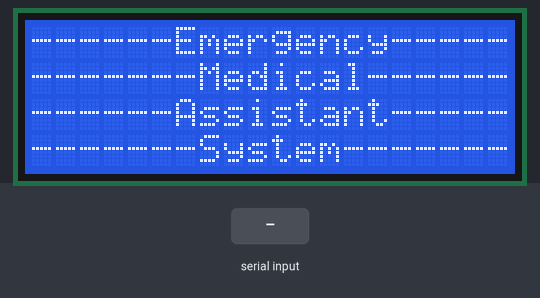
The sketch below on a simulated Arduino Mega 2560, built with avr-gcc and run on an emulated ATmega2560. Parts: 20×4 character LCD. Inputs (shaded band) come from the test bench. The modem accepts every AT command (registered, SIM ready, sends succeed) and sends nothing else.

Above: at 0.4 s.
At 18.6 s:
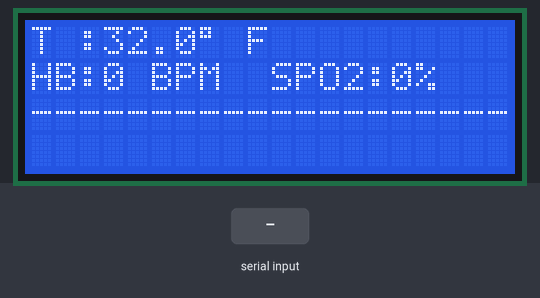
18.7 s: "90,45,200\n" received over the second serial link
At 19.7 s:
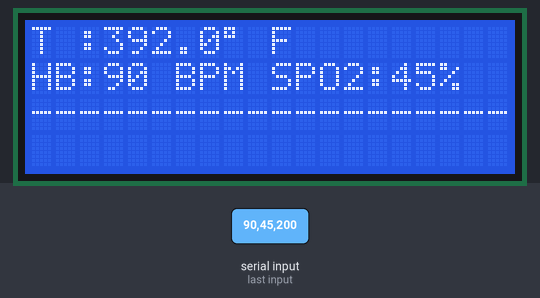
20.3 s: "30,150,10\n" received over the second serial link
At 21.8 s:
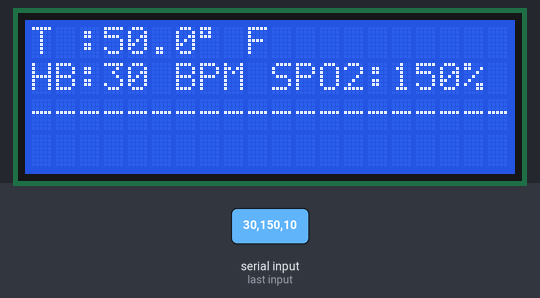
Timing chart, 0 to 23.3 s (numbered marks = the images above; inputs shaded):
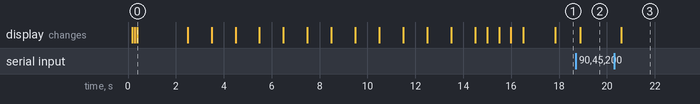

Measured:
- after the input at 18.7 s, the display: changes after 0.18 s (image 2)
- after the input at 20.3 s, the display: changes after 0.30 s (image 3)
- what the display in image 0 shows lasts 2.1 s, from 0.4 s to 2.5 s

The sketch:

Split.ino
```cpp
String getSplitValue(String data, char separator, int index)
{
  int found = 0;
  int strIndex[] = { 0, -1 };
  int maxIndex = data.length() - 1;
  for (int i = 0; i <= maxIndex && found <= index; i++) {
    if (data.charAt(i) == separator || i == maxIndex) {
      found++;
      strIndex[0] = strIndex[1] + 1;
      strIndex[1] = (i == maxIndex) ? i + 1 : i;
    }
  }
  return found > index ? data.substring(strIndex[0], strIndex[1]) : "";
}
```

BTEC_Mega_EMAS.ino
```cpp
#include <LiquidCrystal.h>


LiquidCrystal lcd(13, 12, 11, 10, 9, 8);


#define GsM_RF_iD Serial3
#define RF_iD Serial3
#define gsm_g GsM_RF_iD
#define Serial Serial
#define ard_node Serial2


float temp_r, temp_fn;
#define splash splash2

int tup = 20;


String xy;
String user[] = { "SHAMRUTHA J A" };
String num[] = { "+91" };


String ta = "";
unsigned int pul, pulfn, pulStat;
String id_fn;

int hb_r, hb_fn, spo2;
int tu;
int H_B, SPO_2;
int dis_t = 3;
int disp = dis_t;
float celsius, fahrenheit;

int id = 3;
int rf_status = 0, sens_stat = 0;
void (*resetFunc)(void) = 0;
//String unum = "+";

void setup() {
  // put your setup code here, to run once:
  Serial.begin(115200);
  Serial.begin(115200);
  ard_node.begin(115200);

  GsM_RF_iD.begin(9600);
  RF_iD.begin(9600);
  gsm_g.begin(9600);

  LcDSet();

  delay(1000);
  SendSmS(num[0], "GSM Initialized.", "", "Sending SMS.........");

  delay(1000);
  String SS = "";
  String SSs = "";
  while (ard_node.available() > 0) {
    char S = ard_node.read();
    SS += S;
    delay(10);
  }
  lcd.clear();
}


void LcDSet() {
  lcd.begin(20, 4);
  lcd.clear();

  lcd.home();


  splash(0, "Emergency");
  splash(1, "Medical");
  splash(2, "Assistant");
  splash(3, "System");
  delay(2000);
  lcd.clear();
}


void loop() {
  // put your main code here, to run repeatedly:
  getRF_iD();

  getArd();
  temp_fn = (temp_r * 9 / 5) + 32;
  hb_fn = H_B;
  spo2 = SPO_2;


  setDisplay();

  delay(30);
}


void getArd() {
  String SS = "";
  String SSs = "";
  while (ard_node.available() > 0) {
    char S = ard_node.read();
    SS += S;
    delay(10);
  }
  if (SS.length() > 0) {
    //    Serial.println(SS);
    String hb = getSplitValue(SS, ',', 0);
    String sp = getSplitValue(SS, ',', 1);
    String te = getSplitValue(SS, ',', 2);


    H_B = hb.toInt();
    SPO_2 = sp.toInt();
    temp_r = te.toFloat();


    ard_node.flush();
  }
}


void setDisplay() {

  disp++;
  //  Serial.println(disp);
  if (disp > dis_t) {
    lcd.setCursor(0, 0);
    lcd.print("T :       ");
    lcd.setCursor(3, 0);
    lcd.print(temp_fn, 1);
    lcd.print(char(223));
    lcd.print(" F    ");
    lcd.setCursor(0, 1);
    lcd.print("HB:        ");
    lcd.setCursor(3, 1);
    lcd.print(hb_fn);
    lcd.print(" BPM");
    lcd.setCursor(10, 1);
    lcd.print("SPO2:    ");
    lcd.setCursor(15, 1);
    lcd.print(spo2);
    lcd.print("% ");
    splash(2, "");
    disp = 0;
  }
}

void getRF_iD() {
  xy = "";

  while (RF_iD.available()) {
    int x = RF_iD.read();
    //    Serial.println(x);
    xy += x;
    delay(10);
  }

  if (xy.length() > 0) {
    Serial.print("id : ");
    Serial.println(xy);
    if (xy == "515648485148565766545155") {

      id = 0;
      splash(2, "Prescribed Tablets");
      delay(2000);
      String msg = " Prescribed Tablets \n";
      msg += "Paracetamol \n!";
      msg += "Cetirizine \n!";
      String msgg = "Hello Mr / Ms / Mrs : ";
      msgg += user[id];

      Serial.print(msgg);
      Serial.println(msg);

      SendSmS(num[id], msgg, msg, "Sending SMS.........");
      rf_status = 1;

    } else if (xy == "515648485148545552525066") {

      id = 0;

      rf_status = 1;

      splash(2, "Prescribed Tablets");
      delay(2000);
      String msg = " Prescribed Tablets \n";
      msg += "Paracetamol (Acetaminophen) \n!";
      msg += "Aspirin \n!";
      String msgg = "Hello Mr / Ms / Mrs : ";
      msgg += user[id];

      Serial.print(msgg);
      Serial.println(msg);
      SendSmS(num[id], msgg, msg, "Sending SMS.........");
    }
  }
}
```

gsm.ino
```cpp
void SendSmS( String NuM, String MsG , String gps, String LcD)
{
  lcd.setCursor(0, 0);
  lcd.print(LcD);
  lcd.setCursor(0, 1);
  lcd.print(".");
  gsm_g.println("AT");
  lcd.print(".");
  delay(1000);
  lcd.print(".");
  gsm_g.println("AT+CMGF=1");    //Sets the gsm_g Module in Text Mode
  lcd.print(".");
  delay(1000);
  lcd.print("."); // Delay of 1000 milli seconds or 1 second
  gsm_g.println("AT+CMGS=\"" + NuM + "\"\r"); //
  lcd.print(".");
  delay(1000);
  lcd.print(".");
  //  gsm_g.print("Hello ");
  gsm_g.print(MsG);
  gsm_g.print(gps);
  delay(1000);
  lcd.print(".");
  gsm_g.println((char)26);
  lcd.print(".");
  delay(1000);
  lcd.print(".");
  delay(1000);
  lcd.print(".");
  delay(1000);
  lcd.print(".");
  delay(1000);
  lcd.print(".");
  delay(1000);
  lcd.print(".");
  delay(1000);
  lcd.print(".");
  delay(1000);
  lcd.print(".");
  delay(500);
  lcd.print(".");
  delay(500);
  lcd.print(".");
  delay(500);
  lcd.print(".");
  delay(500);
  lcd.print(".");
  lcd.clear();

}
```

splash.ino
```cpp
void splash1( int row, String txt)
{
  int curs = (17 - txt.length()) / 2;
  lcd.setCursor(0, row);
  lcd.print("----------------");

  lcd.setCursor(curs, row);
  lcd.print(txt);
  delay(100);
}
void splash2( int row, String txt)
{
  int curs = (21 - txt.length()) / 2;
  lcd.setCursor(0, row);
  lcd.print("--------------------");
  lcd.setCursor(curs, row);
  lcd.print(txt);
  delay(100);
}
```
